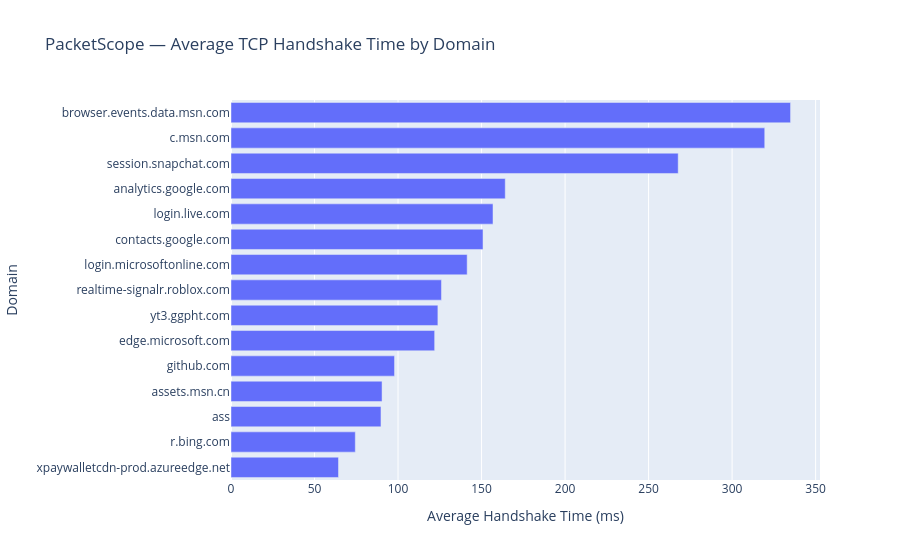

The notebook cell this image was saved under:
### Code cell
fig = px.bar(
    domain_connections.sort_values(
        "Avg_Handshake_ms", ascending=False
    ).head(15),
    x="Avg_Handshake_ms",
    y="Domain",
    orientation="h",
    title="PacketScope — Average TCP Handshake Time by Domain",
    labels={
        "Avg_Handshake_ms": "Average Handshake Time (ms)",
        "Domain": "Domain"
    }
)

fig.update_layout(
    yaxis={"categoryorder": "total ascending"}
)

fig.show()

### Figure 1 — Plotly figure (JSON) as saved in the notebook; plotly's stock layout.template omitted (floating-point values rounded to 4 significant figures)
{"data": [{"hovertemplate": "Average Handshake Time (ms)=%{x}<br>Domain=%{y}<extra></extra>", "legendgroup": "", "marker": {"color": "#636efa", "pattern": {"shape": ""}}, "name": "", "orientation": "h", "showlegend": false, "textposition": "auto", "type": "bar", "x": [335.0, 319.5, 267.7, 164.2, 156.9, 150.9, 141.4, 126.0, 123.9, 121.9, 97.9, 90.43, 89.79, 74.42, 64.35], "xaxis": "x", "y": ["browser.events.data.msn.com", "c.msn.com", "session.snapchat.com", "analytics.google.com", "login.live.com", "contacts.google.com", "login.microsoftonline.com", "realtime-signalr.roblox.com", "yt3.ggpht.com", "edge.microsoft.com", "github.com", "assets.msn.cn", "ass", "r.bing.com", "xpaywalletcdn-prod.azureedge.net"], "yaxis": "y"}], "layout": {"barmode": "relative", "legend": {"tracegroupgap": 0}, "title": {"text": "PacketScope — Average TCP Handshake Time by Domain"}, "xaxis": {"anchor": "y", "domain": [0, 1], "title": {"text": "Average Handshake Time (ms)"}}, "yaxis": {"anchor": "x", "categoryorder": "total ascending", "domain": [0, 1], "title": {"text": "Domain"}}}}
